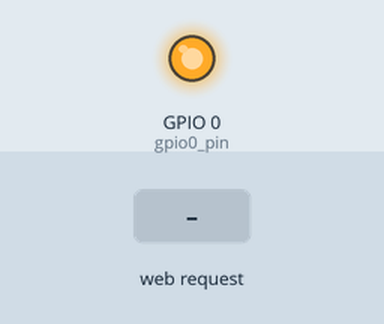
The sketch below on a simulated ESP8266 (NodeMCU). Parts: output pins drawn as LEDs (lit = HIGH). The test bench sets the inputs (shaded band). WiFi joins after 1.5 s; servers stay silent unless stated; what the sketch prints to the serial monitor is not drawn.

Above: at 3.7 s.
3.8 s: HTTP request GET /socket1On received
At 4.6 s:
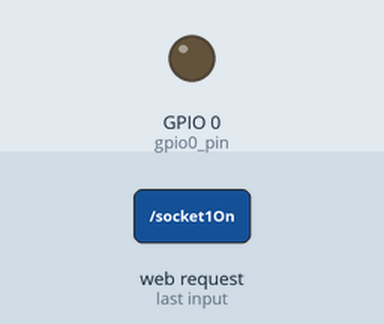
5.3 s: HTTP request GET /socket1Off received
At 5.7 s:
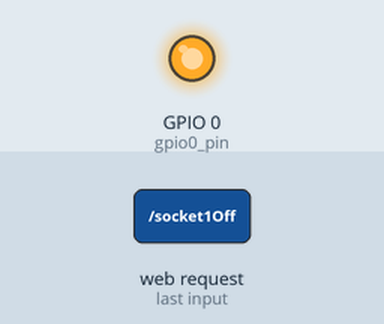
Timing chart, 0 to 8.3 s (numbered marks = the images above; inputs shaded):
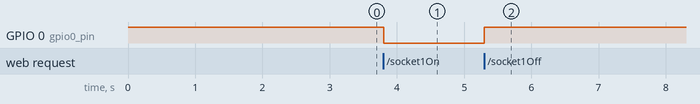

Measured:
- after the input at 3.8 s, GPIO 0 (gpio0_pin): HIGH → LOW at once
- after the input at 5.3 s, GPIO 0 (gpio0_pin): LOW → HIGH at once

The sketch:

Microprocessor_relay_system.ino
```cpp
#include <ESP8266WiFi.h>
#include <WiFiClient.h>
#include <ESP8266WebServer.h>
#include <ESP8266mDNS.h>

MDNSResponder mdns;
// Replace with your network credentials
const char* ssid = "YOUR_SSID";
const char* password = "YOUR_PASSWORD";
ESP8266WebServer server(80);

String webPage = "";

int gpio0_pin = 0;
int gpio2_pin = 2;

void setup(void)
{
	webPage += "<h1>Control of the AC source </h1><p>Socket #1 <a href=\"socket1On\"><button>ON</button></a>&nbsp;<a href=\"socket1Off\"><button>OFF</button></a></p>";


	// preparing GPIOs
	//YOU CAN SELECT THE GPIO NUMBER
	pinMode(gpio0_pin, OUTPUT);
	digitalWrite(gpio0_pin, HIGH);

	//ATTEMPT TO CONNECT WITH WIFI
	delay(1000);
	Serial.begin(115200);
	WiFi.begin(ssid, password);
	Serial.println("");

	// Wait for connection
	while (WiFi.status() != WL_CONNECTED)
	{
		delay(500);
		Serial.print(".");
	}
	Serial.println("");
	Serial.print("Connected to ");
	Serial.println(ssid);
	Serial.print("IP address: ");
	Serial.println(WiFi.localIP());

	if (mdns.begin("esp8266", WiFi.localIP()))
	{
		Serial.println("MDNS responder started");
	}

	server.on("/", [](){server.send(200, "text/html", webPage);});


	//ON / OFF GPIO
	server.on("/socket1On", [](){
    server.send(200, "text/html", webPage);
    digitalWrite(gpio0_pin, LOW);
    delay(1000);
	});
	server.on("/socket1Off", [](){
    server.send(200, "text/html", webPage);
    digitalWrite(gpio0_pin, HIGH);
    delay(1000);
	});


	server.begin();
	Serial.println("HTTP server started");
}

void loop(void)
{
	server.handleClient();
} 
```
